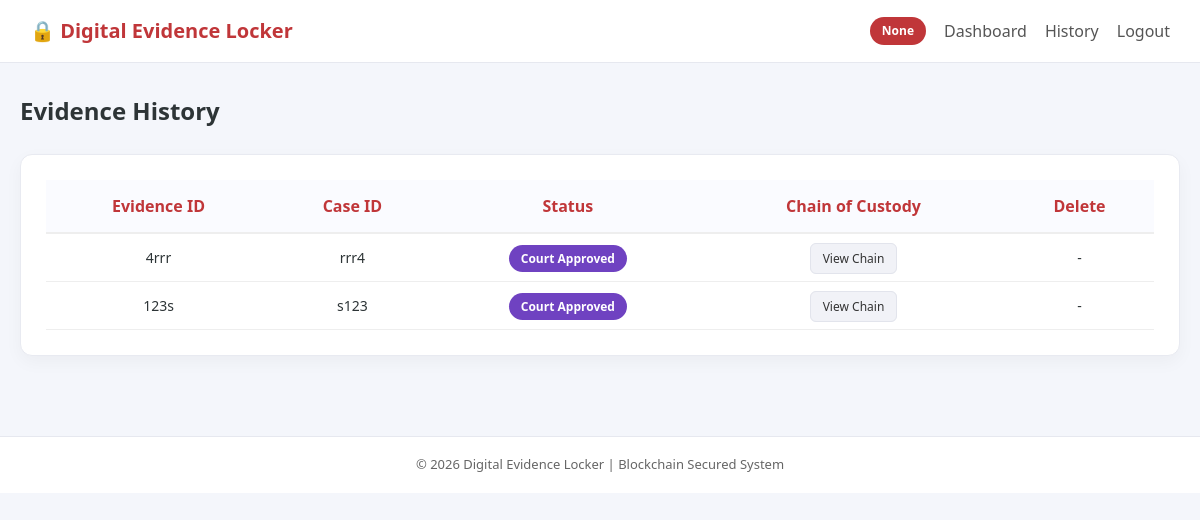
Page /history (signed in) on the earlier database version.
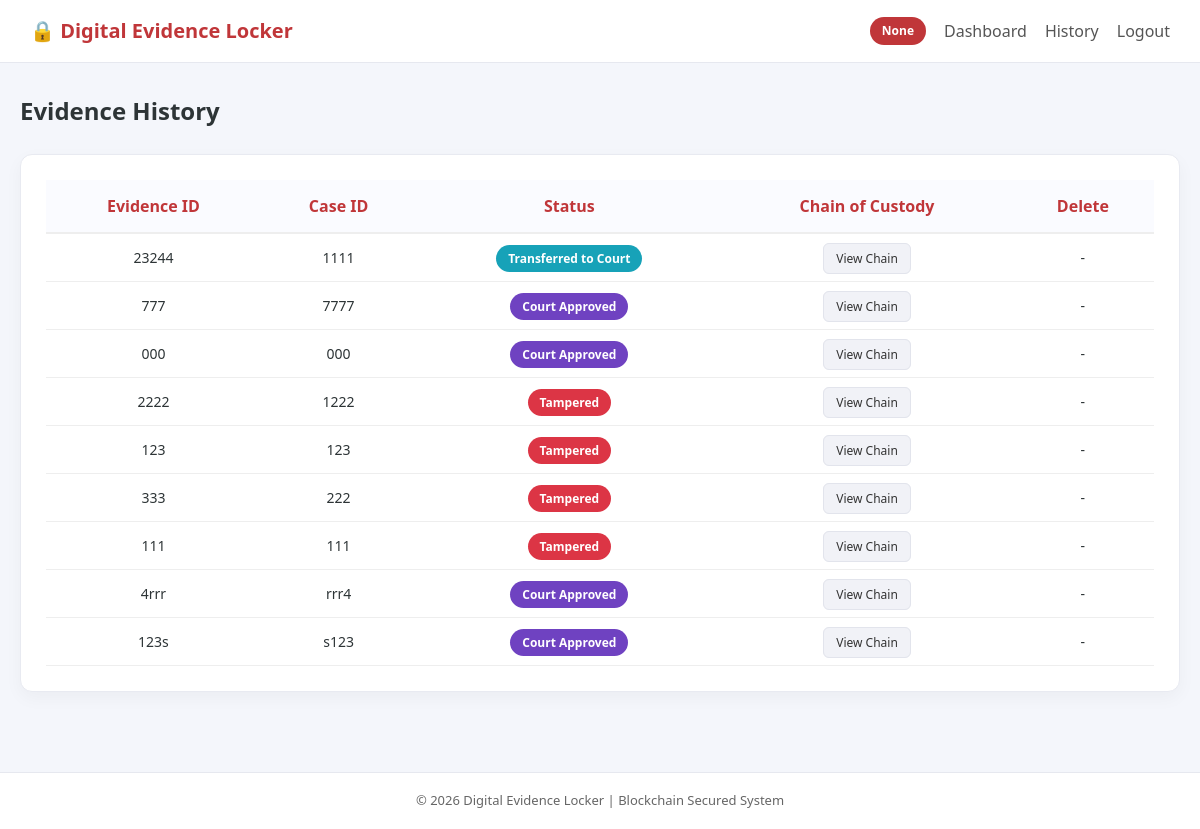
Same page on the later database version.
### tables this page shows
CREATE TABLE evidence (
            id INTEGER PRIMARY KEY AUTOINCREMENT,
            evidence_id TEXT UNIQUE,
            case_id TEXT,
            filename TEXT,
            file_path TEXT,
            file_hash TEXT,
            uploaded_by TEXT,
            status TEXT,
            current_role TEXT,
            forensic_remarks TEXT,
            court_remarks TEXT,
            timestamp TEXT
        );

### app.py (the view)
@app.route("/history")
def history():
    if "username" not in session:
        return redirect("/")
    evidence_data = fetch_all_evidence()
    return render_template("history.html", evidence=evidence_data)

### database.py (called while the page is built)
def fetch_all_evidence():
    conn = sqlite3.connect(DB_NAME)
    cur = conn.cursor()
    cur.execute("SELECT * FROM evidence ORDER BY id DESC")
    rows = cur.fetchall()
    conn.close()
    return rows

### templates/history.html
{% extends "base.html" %}
{% block content %}
<div class="dashboard-header">
  <h1>Evidence History</h1>
</div>
<div class="table-card">
<table>
<thead>
<tr>
<th>Evidence ID</th>
<th>Case ID</th>
<th>Status</th>
<th>Chain of Custody</th>
<th>Delete</th>
</tr>
</thead>
<tbody>
{% for row in evidence %}
<tr>
<td>{{ row[1] }}</td>
<td>{{ row[2] }}</td>
<td>
<span class="status {{ row[7]|lower|replace(' ','-') }}">
{{ row[7] }}
</span>
</td>
<td>
<a href="{{ url_for('chain', evidence_id=row[1]) }}" class="small-btn">
View Chain
</a>
</td>
{% if role == "Court" %}
<td>
<form method="POST" action="{{ url_for('delete_evidence', evidence_id=row[1]) }}">
<input type="password" name="delete_password" placeholder="Delete Password" required>
<button class="small-btn">Delete</button>
</form>
</td>
{% else %}
<td>-</td>
{% endif %}
</tr>
{% endfor %}
</tbody>
</table>
</div>
{% endblock %}

Differences in the rows shown:
added evidence: evidence "23244", case "1111", status "Transferred to Court"
added evidence: evidence "777", case "7777", status "Court Approved"
added evidence: evidence "000", case "000", status "Court Approved"
added evidence: evidence "2222", case "1222", status "Tampered"
added evidence: evidence "123", case "123", status "Tampered"
added evidence: evidence "333", case "222", status "Tampered"
added evidence: evidence "111", case "111", status "Tampered"
